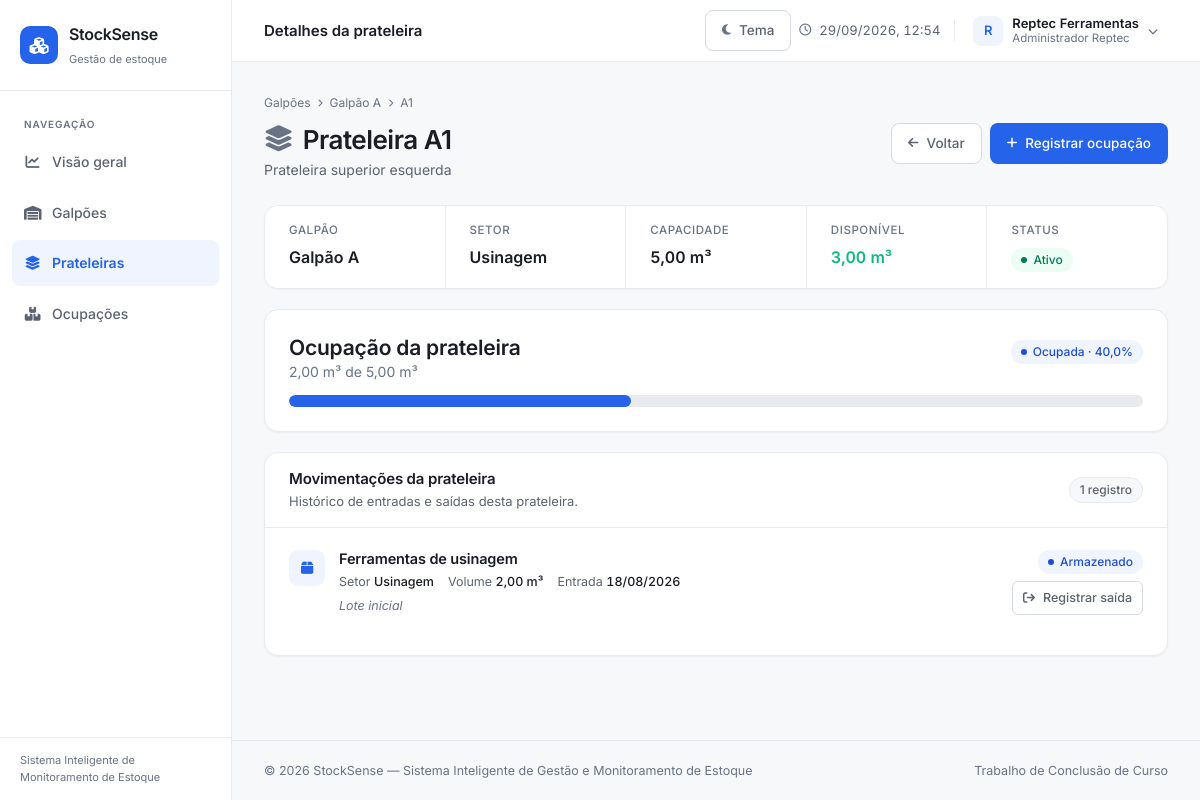
/index.php?pagina=detalhes_prateleira&id=1 (signed in), run on the app's committed database.
### tables this page shows
CREATE TABLE prateleiras (

    id INT UNSIGNED AUTO_INCREMENT PRIMARY KEY,

    galpao_id INT UNSIGNED NOT NULL,

    codigo VARCHAR(20) NOT NULL,

    descricao VARCHAR(255),

    metros_cubicos DECIMAL(10,2) DEFAULT 0.00,

    setor VARCHAR(100),

    pct_ocupado DECIMAL(5,2) DEFAULT 0.00,

     
    pct_sensor DECIMAL(5,2) DEFAULT NULL,

    ativo TINYINT(1) DEFAULT 1,

    criado_em TIMESTAMP DEFAULT CURRENT_TIMESTAMP,

    UNIQUE (galpao_id, codigo),

    FOREIGN KEY (galpao_id)
        REFERENCES galpoes(id)
        ON DELETE CASCADE
);

CREATE TABLE galpoes (

    id INT UNSIGNED AUTO_INCREMENT PRIMARY KEY,

    empresa_id INT UNSIGNED NOT NULL,

    nome VARCHAR(80) NOT NULL,

    descricao VARCHAR(255),

    metros_cubicos DECIMAL(10,2) DEFAULT 0.00,

    ativo TINYINT(1) NOT NULL DEFAULT 1,

    criado_em TIMESTAMP DEFAULT CURRENT_TIMESTAMP,

    FOREIGN KEY (empresa_id)
        REFERENCES empresas(id)
        ON DELETE CASCADE
);

CREATE TABLE ocupacoes (

    id INT UNSIGNED AUTO_INCREMENT PRIMARY KEY,

    prateleira_id INT UNSIGNED NOT NULL,

    produto VARCHAR(150) NOT NULL,

    setor VARCHAR(100) NOT NULL,

    volume_m3 DECIMAL(10,2) DEFAULT 0.00,

    data_entrada DATE NOT NULL,

    data_saida DATE DEFAULT NULL,

    observacao VARCHAR(255),

    usuario_id INT UNSIGNED,

    criado_em TIMESTAMP DEFAULT CURRENT_TIMESTAMP,

    FOREIGN KEY (prateleira_id)
        REFERENCES prateleiras(id)
        ON DELETE CASCADE,

    FOREIGN KEY (usuario_id)
        REFERENCES usuarios(id)
        ON DELETE SET NULL
);

### includes/auth.php (called while the page is built, shortened)
<?php
function empresa_id()
{
    return (int) ($_SESSION["empresa_id"] ?? 0);
}

### includes/funcoes.php (called while the page is built, shortened)
<?php
function e($texto)
{
    return htmlspecialchars($texto ?? "", ENT_QUOTES, "UTF-8");
}
function num($valor, $casas = 2)
{
    return number_format((float) $valor, $casas, ",", ".");
}
function quantidade($valor, $singular, $plural)
{
    return num($valor, 0) . ' ' . ((int) $valor === 1 ? $singular : $plural);
}
function m3($valor)
{
    return num($valor, 2) . " m³";
}
function data_br($data, $vazio = "—")
{
    return date("d/m/Y", strtotime($data));
}
function pct($valor)
{
    return max(0, min(100, (float) $valor));
}
function status_ocupacao($percentual)
{
    $percentual = (float) $percentual;
    if ($percentual > 0) {
        return ["nivel" => "parcial", "rotulo" => "Ocupada"];
    }
    return ["nivel" => "livre", "rotulo" => "Livre"];
}

### pages/detalhes_prateleira.php (the view, shortened to what this page needs)
<?php
require_once __DIR__ . "/../database/conexao.php";
$id = (int) ($_GET["id"] ?? 0);
$empresa = empresa_id();
$stmt = $conexao->prepare("
    SELECT
        p.id,
        p.codigo,
        p.descricao,
        p.metros_cubicos,
        p.setor,
        p.pct_ocupado,
        p.ativo,
        g.id AS galpao_id,
        g.nome AS galpao_nome
    FROM prateleiras p
    INNER JOIN galpoes g ON g.id = p.galpao_id
    WHERE p.id = ? AND g.empresa_id = ?
");
$stmt->bind_param("ii", $id, $empresa);
$stmt->execute();
$prateleira = $stmt->get_result()->fetch_assoc();
$stmt = $conexao->prepare("
    SELECT id, produto, setor, volume_m3, data_entrada, data_saida, observacao
    FROM ocupacoes
    WHERE prateleira_id = ?
    ORDER BY data_saida IS NOT NULL, data_entrada DESC, id DESC
");
$stmt->bind_param("i", $id);
$stmt->execute();
$ocupacoes = $stmt->get_result()->fetch_all(MYSQLI_ASSOC);
$volumeOcupado = 0;
foreach ($ocupacoes as $o) {
    if ($o["data_saida"] === null) {
        $volumeOcupado += (float) $o["volume_m3"];
    }
}
$capacidade = (float) $prateleira["metros_cubicos"];
$volumeDisponivel = max(0, $capacidade - $volumeOcupado);
$percentual = $capacidade > 0
    ? pct(($volumeOcupado / $capacidade) * 100)
    : 0;
$status = status_ocupacao($percentual);
?>
<nav class="trilha">
    <a href="index.php?pagina=galpoes">Galpões</a>
    <i class="fa-solid fa-chevron-right"></i>
    <a href="index.php?pagina=detalhes_galpao&id=<?= $prateleira["galpao_id"] ?>">
        <?= e($prateleira["galpao_nome"]) ?>
    </a>
    <i class="fa-solid fa-chevron-right"></i>
    <span><?= e($prateleira["codigo"]) ?></span>
</nav>
<div class="pagina-topo">
    <div>
        <h1>
            <i class="fa-solid fa-layer-group texto-fraco"></i>
            Prateleira <?= e($prateleira["codigo"]) ?>
        </h1>
        <p><?= e($prateleira["descricao"] ?: "Sem descrição") ?></p>
    </div>
    <div class="acoes">
        <a href="index.php?pagina=detalhes_galpao&id=<?= $prateleira["galpao_id"] ?>"
           class="btn btn-neutro">
            <i class="fa-solid fa-arrow-left"></i>
            Voltar
        </a>
        <a href="index.php?pagina=cadastrar_ocupacao&prateleira_id=<?= $prateleira["id"] ?>"
           class="btn btn-primario">
            <i class="fa-solid fa-plus"></i>
            Registrar ocupação
        </a>
    </div>
</div>
<div class="card">
    <div class="info-grade">
        <div class="info-item">
            <span>Galpão</span>
            <strong><?= e($prateleira["galpao_nome"]) ?></strong>
        </div>
        <div class="info-item">
            <span>Setor</span>
            <strong><?= e($prateleira["setor"] ?: "—") ?></strong>
        </div>
        <div class="info-item">
            <span>Capacidade</span>
            <strong><?= m3($capacidade) ?></strong>
        </div>
        <div class="info-item">
            <span>Disponível</span>
            <strong class="texto-livre"><?= m3($volumeDisponivel) ?></strong>
        </div>
        <div class="info-item">
            <span>Status</span>
            <strong>
                <?php if ($prateleira["ativo"] == 1): ?>
                    <span class="etiqueta livre">Ativo</span>
                <?php else: ?>
                    <span class="etiqueta inativo">Inativo</span>
                <?php endif; ?>
            </strong>
        </div>
    </div>
</div>
<section class="card">
    <div class="card-corpo">
        <div class="taxa-cabecalho" style="display:flex;align-items:baseline;
             justify-content:space-between;gap:20px;margin-bottom:12px;flex-wrap:wrap">
            <div>
                <h2>Ocupação da prateleira</h2>
                <p class="texto-fraco">
                    <?= m3($volumeOcupado) ?> de <?= m3($capacidade) ?>
                </p>
            </div>
            <span class="etiqueta <?= $status["nivel"] ?>">
                <?= $status["rotulo"] ?> · <?= num($percentual, 1) ?>%
            </span>
        </div>
        <div class="barra-progresso grossa <?= $status["nivel"] ?>">
            <span data-pct="<?= $percentual ?>" style="width:0"></span>
        </div>
    </div>
</section>
<section class="card">
    <div class="card-topo">
        <div>
            <h2>Movimentações da prateleira</h2>
            <p>Histórico de entradas e saídas desta prateleira.</p>
        </div>
        <span class="contador"><?= quantidade(count($ocupacoes), "registro", "registros") ?></span>
    </div>
    <?php if (empty($ocupacoes)): ?>
        <div class="vazio">
            <i class="fa-solid fa-box-open"></i>
            <h3>Nenhum produto armazenado</h3>
            <p>Esta prateleira ainda não possui ocupações registradas.</p>
            <a href="index.php?pagina=cadastrar_ocupacao&prateleira_id=<?= $prateleira["id"] ?>"
               class="btn btn-primario">
                <i class="fa-solid fa-plus"></i>
                Registrar ocupação
            </a>
        </div>
    <?php else: ?>
        <div class="lista-ocupacoes">
            <?php foreach ($ocupacoes as $ocupacao): ?>
                <?php $ativa = $ocupacao["data_saida"] === null; ?>
                <article class="item-ocupacao <?= $ativa ? "ativa" : "" ?>">
                    <div class="item-icone">
                        <i class="fa-solid <?= $ativa ? "fa-box" : "fa-box-open" ?>"></i>
                    </div>
                    <div class="item-dados">
                        <h3><?= e($ocupacao["produto"]) ?></h3>
                        <div class="item-meta">
                            <span>Setor <b><?= e($ocupacao["setor"]) ?></b></span>
                            <span>Volume <b><?= m3($ocupacao["volume_m3"]) ?></b></span>
                            <span>Entrada <b><?= data_br($ocupacao["data_entrada"]) ?></b></span>
                        </div>
                        <?php if (!empty($ocupacao["observacao"])): ?>
                            <p class="item-obs"><?= e($ocupacao["observacao"]) ?></p>
                        <?php endif; ?>
                    </div>
                    <div class="item-lado">
                        <?php if ($ativa): ?>
                            <span class="etiqueta parcial">Armazenado</span>
                            <form action="actions/registrar_saida.php" method="POST" class="acao-inline">
<button type="submit"
                               class="btn btn-neutro btn-mini"
                               data-confirmar="Registrar a saída de &quot;<?= e($ocupacao["produto"]) ?>&quot;?">
                                <i class="fa-solid fa-arrow-right-from-bracket"></i>
                                Registrar saída
                            </button></form>
                        <?php else: ?>
                            <span class="etiqueta inativo">Retirado</span>
                        <?php endif; ?>
                    </div>
                </article>
            <?php endforeach; ?>
        </div>
    <?php endif; ?>
</section>

### assets/css/base.css (style rules this page uses)
:root { color-scheme: light; --azul: #2563eb; --azul-escuro: #1d4ed8; --azul-suave: #eff4ff; --fundo: #f7f8fa; --superficie: #ffffff; --borda: #e8eaee; --borda-forte: #d5d9e0; --texto: #1a1d23; --texto-medio: #5c6370; --texto-fraco: #687386; --livre: #10b981; --livre-bg: #ecfdf5; --parcial: #2563eb; --parcial-bg: #eff4ff; --atencao: #f59e0b; --atencao-bg: #fffbeb; --cheia: #ef4444; --cheia-bg: #fef2f2; --raio: 14px; --raio-sm: 8px; --raio-pill: 999px; --sombra: 0 1px 2px rgba(16, 24, 40, .04); --sombra-md: 0 4px 16px rgba(16, 24, 40, .07); --gap: 20px; --pad: 24px; --sidebar: 232px; --transicao: .18s ease; }
* { margin: 0; padding: 0; box-sizing: border-box; }
body { font-family: 'Inter', system-ui, -apple-system, sans-serif; background: var(--fundo); color: var(--texto); font-size: 14px; line-height: 1.55; -webkit-font-smoothing: antialiased; }
a { color: inherit; text-decoration: none; }
button { font: inherit; cursor: pointer; }
h1, h2, h3 { line-height: 1.3; font-weight: 600; letter-spacing: -.01em; }
.pagina-topo { display: flex; align-items: flex-start; justify-content: space-between; gap: var(--gap); margin-bottom: 24px; flex-wrap: wrap; }
.pagina-topo h1 { font-size: 26px; letter-spacing: -.02em; display: flex; align-items: center; gap: 10px; }
.pagina-topo p { color: var(--texto-medio); margin-top: 3px; }
.trilha { flex-wrap: wrap; overflow-wrap: anywhere; display: flex; align-items: center; gap: 7px; font-size: 12px; color: var(--texto-fraco); margin-bottom: 10px; }
.trilha i { font-size: 8px; }
.btn { display: inline-flex; align-items: center; justify-content: center; gap: 8px; padding: 9px 16px; border: 1px solid transparent; border-radius: var(--raio-sm); font-size: 13.5px; font-weight: 500; white-space: nowrap; transition: background var(--transicao), border-color var(--transicao), color var(--transicao); }
.btn i { font-size: 12px; }
.btn-primario { background: var(--azul); color: #fff; }
.btn-neutro { background: var(--superficie); border-color: var(--borda-forte); color: var(--texto-medio); }
.btn-mini { padding: 6px 10px; font-size: 12.5px; border-radius: 6px; }
.card { background: var(--superficie); border: 1px solid var(--borda); border-radius: var(--raio); box-shadow: var(--sombra); margin-bottom: var(--gap); overflow: hidden; }
.card-topo { display: flex; align-items: center; justify-content: space-between; gap: var(--gap); padding: 16px var(--pad); border-bottom: 1px solid var(--borda); flex-wrap: wrap; }
.card-topo h2 { font-size: 15px; font-weight: 600; }
.card-topo p { color: var(--texto-medio); font-size: 13px; margin-top: 2px; }
.card-corpo { padding: var(--pad); }
.contador { background: var(--fundo); border: 1px solid var(--borda); color: var(--texto-medio); padding: 3px 10px; border-radius: var(--raio-pill); font-size: 12px; font-weight: 500; }
.info-grade { display: grid; grid-template-columns: repeat(auto-fit, minmax(155px, 1fr)); gap: 1px; background: var(--borda); }
.info-item { background: var(--superficie); padding: 16px var(--pad); }
.info-item > span { display: block; font-size: 11.5px; color: var(--texto-fraco); text-transform: uppercase; letter-spacing: .05em; font-weight: 500; margin-bottom: 5px; }
.info-item strong { font-size: 16px; font-weight: 600; font-variant-numeric: tabular-nums; }
.etiqueta { display: inline-flex; align-items: center; gap: 6px; padding: 3px 10px; border-radius: var(--raio-pill); font-size: 12px; font-weight: 500; white-space: nowrap; }
.etiqueta::before { content: ""; width: 6px; height: 6px; border-radius: 50%; background: currentColor; }
.etiqueta.livre { background: var(--livre-bg); color: #047857; }
.etiqueta.parcial { background: var(--parcial-bg); color: var(--azul-escuro); }
.barra-progresso { width: 100%; height: 7px; background: var(--borda); border-radius: var(--raio-pill); overflow: hidden; }
.barra-progresso > span { display: block; height: 100%; border-radius: var(--raio-pill); background: var(--parcial); transition: width .6s cubic-bezier(.4, 0, .2, 1); }
.barra-progresso.parcial > span { background: var(--parcial); }
.barra-progresso.grossa { height: 12px; }
.texto-fraco { color: var(--texto-fraco); }
.texto-livre { color: var(--livre); }
.pagina-topo > div, .info-item { min-width: 0; overflow-wrap: anywhere; }
.pagina-topo .acoes { display: flex; flex-wrap: wrap; gap: 8px; }
.acao-inline { display: inline-flex; margin: 0; }

### data on the page
prateleiras: galpao.nome "Galpão A", codigo "A1", descricao "Prateleira superior esquerda", setor "Usinagem", metros_cubicos "5,00 m³", metros_cubicos "3,00 m³", metros_cubicos "Ocupada", metros_cubicos "40,0"
ocupacoes: produto "Ferramentas de usinagem", setor "Usinagem", volume_m3 "2,00 m³", data_entrada "18/08/2026", observacao "Lote inicial"

### other printed values
$item["texto"] "Visão geral"
$item["texto"] "Galpões"
$item["texto"] "Prateleiras"
$item["texto"] "Ocupações"
$tituloPagina "Detalhes da prateleira"
mb_strtoupper(mb_substr(empresa_nome(), 0, 1)) "R"
empresa_nome() "Reptec Ferramentas"
usuario_nome() "Administrador Reptec"
m3($volumeOcupado) "2,00 m³"
quantidade(count($ocupacoes), "registro", "registros") "1 registro"
